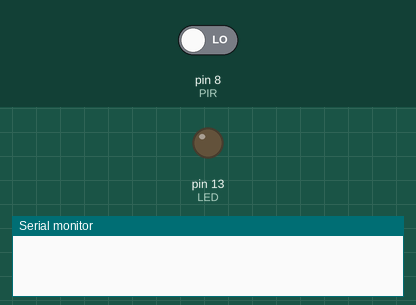
This sketch was run on a simulated Arduino Uno, built with avr-gcc and run on an emulated ATmega328P. Parts: output pins drawn as LEDs (lit = HIGH), the last lines printed to the serial monitor. The inputs (shaded band) are chosen by the test bench; at power-on: pin 8 (PIR) LOW.

Above: at 1.2 s.
1.3 s: pin 8 (PIR) driven HIGH
At 1.7 s:
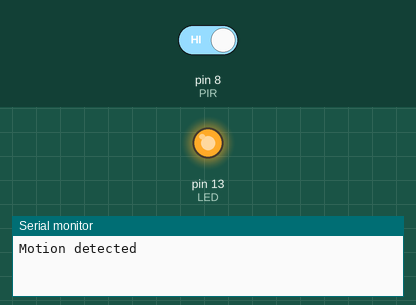
2.8 s: pin 8 (PIR) driven LOW
At 3.4 s:
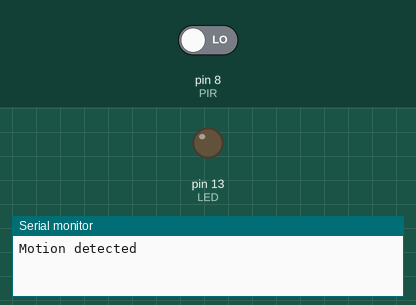
Timing chart, 0 to 5.8 s (numbered marks = the images above; inputs shaded):
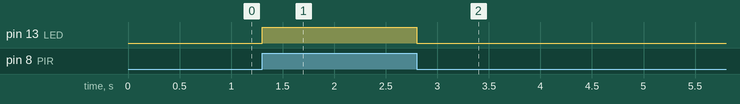

Measured:
- after the input at 1.3 s, pin 13 (LED): LOW → HIGH at once
- after the input at 2.8 s, pin 13 (LED): HIGH → LOW at once

The sketch:

motion_detection.ino
```cpp
/*
  This program detects the movement of living organisms through their body heat.
  Whenever someone moves, the LED lights up!
*/


#define PIR 8   // IR sensor PIR on pin 8
#define LED 13  // led on pin 13

void setup() {
  // begin the serial connection whit 9600 bit/s speed
  Serial.begin(9600);

  // set PIR as input
  pinMode(PIR, INPUT);
  // set led as output
  pinMode(LED, OUTPUT);
}

void loop() {
  int sensor_val = digitalRead(PIR); // read sensor value

  digitalWrite(LED, sensor_val); // Set value to the LED according to the value of the sensor

  // When motion is detected, the sensor output becomes 1
  if (sensor_val)
  {
    Serial.println("Motion detected");
    while (sensor_val)  // Wait until the pin becomes 0
    {
      sensor_val = digitalRead(PIR); // update sensor value
    }
  }
}
```
